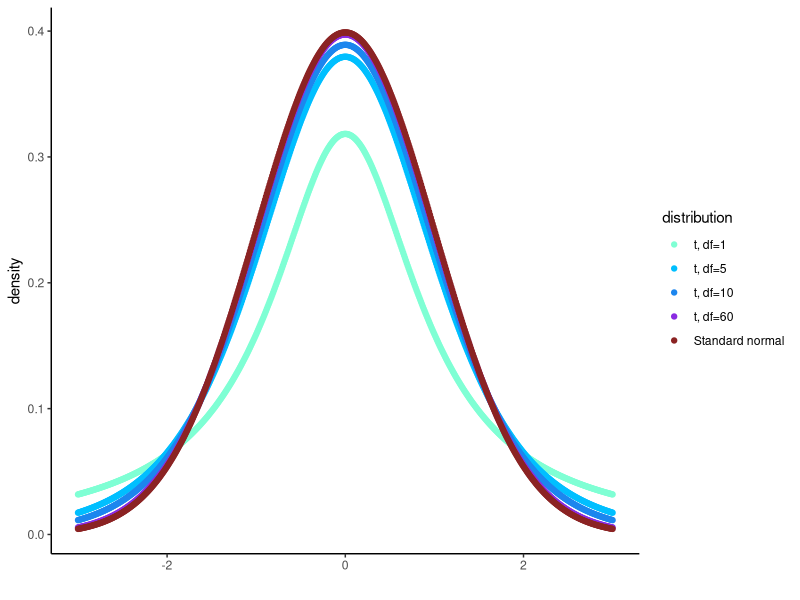
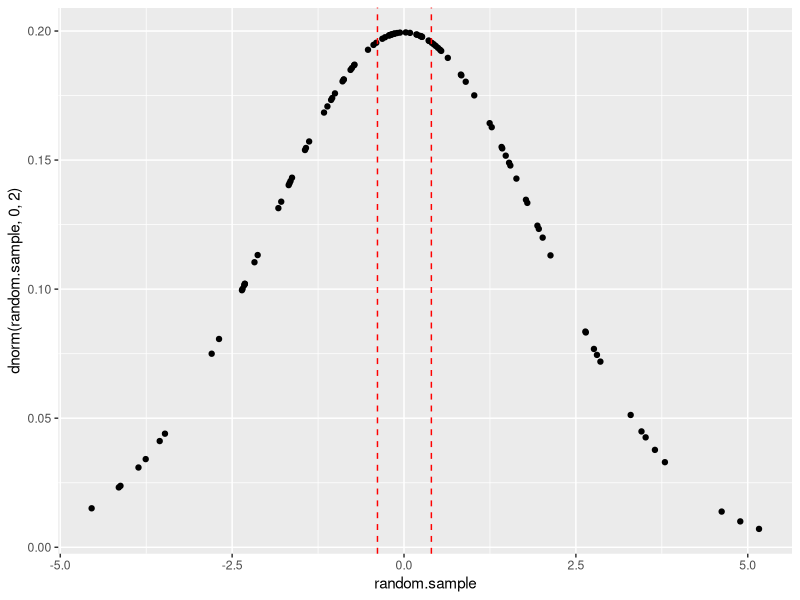
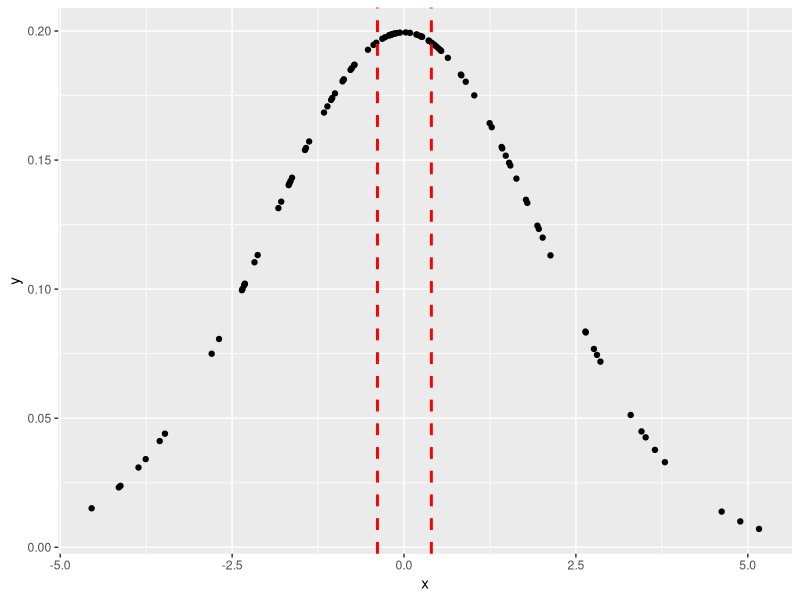
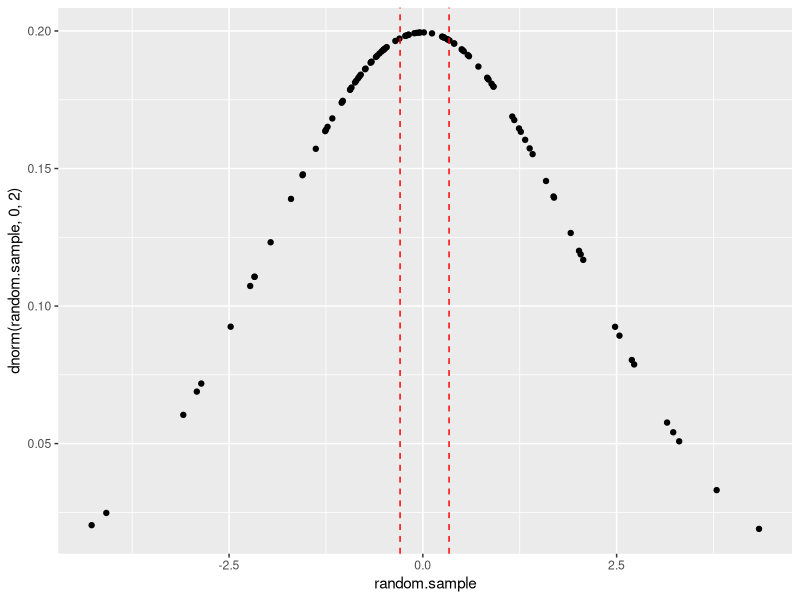
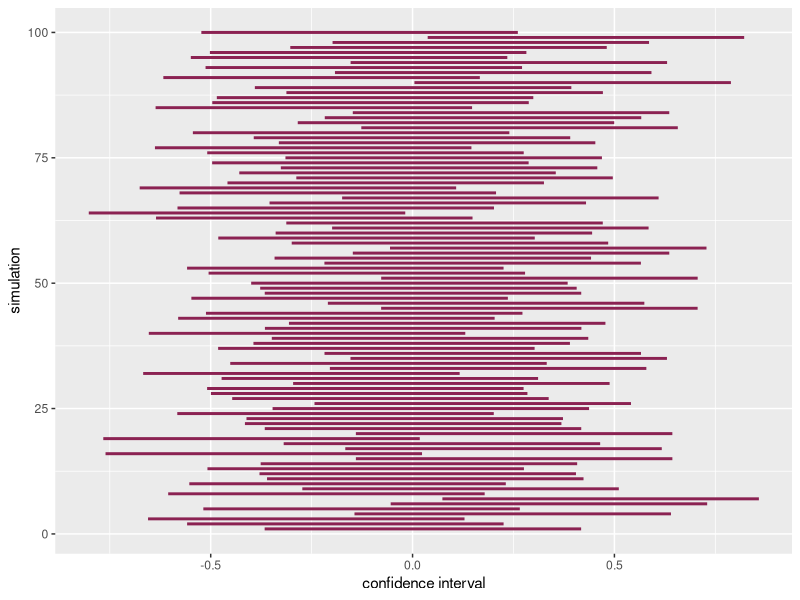

Reproduce these figures in R, in order.
## ---- chunk 1
knitr::opts_chunk$set(echo = TRUE, comment = "#>", cache = TRUE)
library(tidyverse)
set.seed(100)
## ---- chunk 2
ggplot2::msleep
## ---- chunk 3
df <- msleep %>% drop_na()
df
## ---- chunk 4
df2 <- msleep %>% drop_na(sleep_rem)
df2
## ---- chunk 5
dist <- tibble(
  x = seq(-3, 3, by = 0.01),
  t_df_1 = dt(x, df = 1),
  t_df_5 = dt(x, df = 5),
  t_df_10 = dt(x, df = 10),
  t_df_60 = dt(x, df = 60),
  stdnorm = dnorm(x),
)

dist %>%
  gather(-x, key = "distribution", value = "density") %>%
  ggplot() +
  geom_point(aes(x, density, color = distribution)) +
  labs(x = "", y = "density") +
  scale_colour_manual(
    values = c("t_df_1" = "aquamarine1", "t_df_5" = "deepskyblue", "t_df_10" = "dodgerblue2", "t_df_60" = "blueviolet", "stdnorm" = "brown4"),
    breaks = c("t_df_1", "t_df_5", "t_df_10", "t_df_60", "stdnorm"),
    labels = c("t, df=1", "t, df=5", "t, df=10", "t, df=60", "Standard normal")
  ) +
  theme_classic()
## ---- chunk 6
# 隨機抽樣
random.sample = rnorm(n = 100, mean = 0, sd = 2)
# 樣本平均數
sample.mean <- mean(random.sample)
sample.mean
# 標準常態分配 2.5% 和 97.5% 的位置
z_0.025 <- qnorm(0.025, mean = 0, sd = 1)
z_0.975 <- qnorm(0.975, mean = 0, sd = 1)
round(c(z_0.025, z_0.975), 2)
const <- z_0.975
# 信賴區間
lower <- sample.mean - const * 2 / sqrt(100)
upper <- sample.mean + const * 2 / sqrt(100)
round(c(lower, upper), 4)
# 畫圖
## 法一
ggplot() +
  geom_point(aes(random.sample, dnorm(random.sample, 0, 2))) +
  geom_vline(xintercept = c(lower, upper),
             linetype = "dashed",
             color = "red")
## 法二
data <- tibble(x = random.sample, 
               y = dnorm(random.sample, 0, 2))

ggplot(data) +
  geom_point(aes(x, y)) +
  geom_vline(xintercept = c(lower, upper),
             linetype = "dashed",
             color = "red",
             size = 1)

## ---- chunk 7
# 隨機抽樣
random.sample = rnorm(n = 100, mean = 0, sd = 2)
# 樣本平均數
sample.mean <- mean(random.sample)
sample.mean
# S_n
S_n <- sqrt(sum((random.sample - sample.mean) ** 2) / (100 - 1))
S_n
# t 分配 2.5% 和 97.5% 的位置
t_0.025 <- qt(0.025, df = 100 - 1)
t_0.975 <- qt(0.975, df = 100 - 1)
round(c(t_0.025, t_0.975), 2)
const <- t_0.975
# 信賴區間
lower <- sample.mean - const * S_n / sqrt(100)
upper <- sample.mean + const * S_n / sqrt(100)
round(c(lower, upper), 2)
# 畫圖
## 法一
ggplot() +
  geom_point(aes(random.sample, dnorm(random.sample, 0, 2))) +
  geom_vline(xintercept = c(lower, upper),
             linetype = "dashed",
             color = "red")
## ---- chunk 8
# 模擬
simulate <- map(1:100, ~ tibble(r = rnorm(100, 0, 2)))
lower_upper <- simulate %>%
  map(~ tibble(lower = mean(.x$r) - qnorm(0.975, 0, 1) * 2 / sqrt(100),
               upper = mean(.x$r) - qnorm(0.025, 0, 1) * 2 / sqrt(100))) %>%
  bind_rows()

lower_upper

lower_upper %>% 
  mutate(row = row_number()) %>%
  ggplot() +
  geom_segment(aes(x = lower, y = row,
                   xend = upper, yend = row),
               color = "violetred4",
               size = 1) +
  labs(x = "confidence interval",
       y = "simulation")

confidence <- lower_upper %>% 
  mutate(cover = 
           case_when(lower > 0 | upper < 0 ~ 0, 
                     TRUE ~ 1)) %>%
  summarise(cover = sum(cover))

confidence
